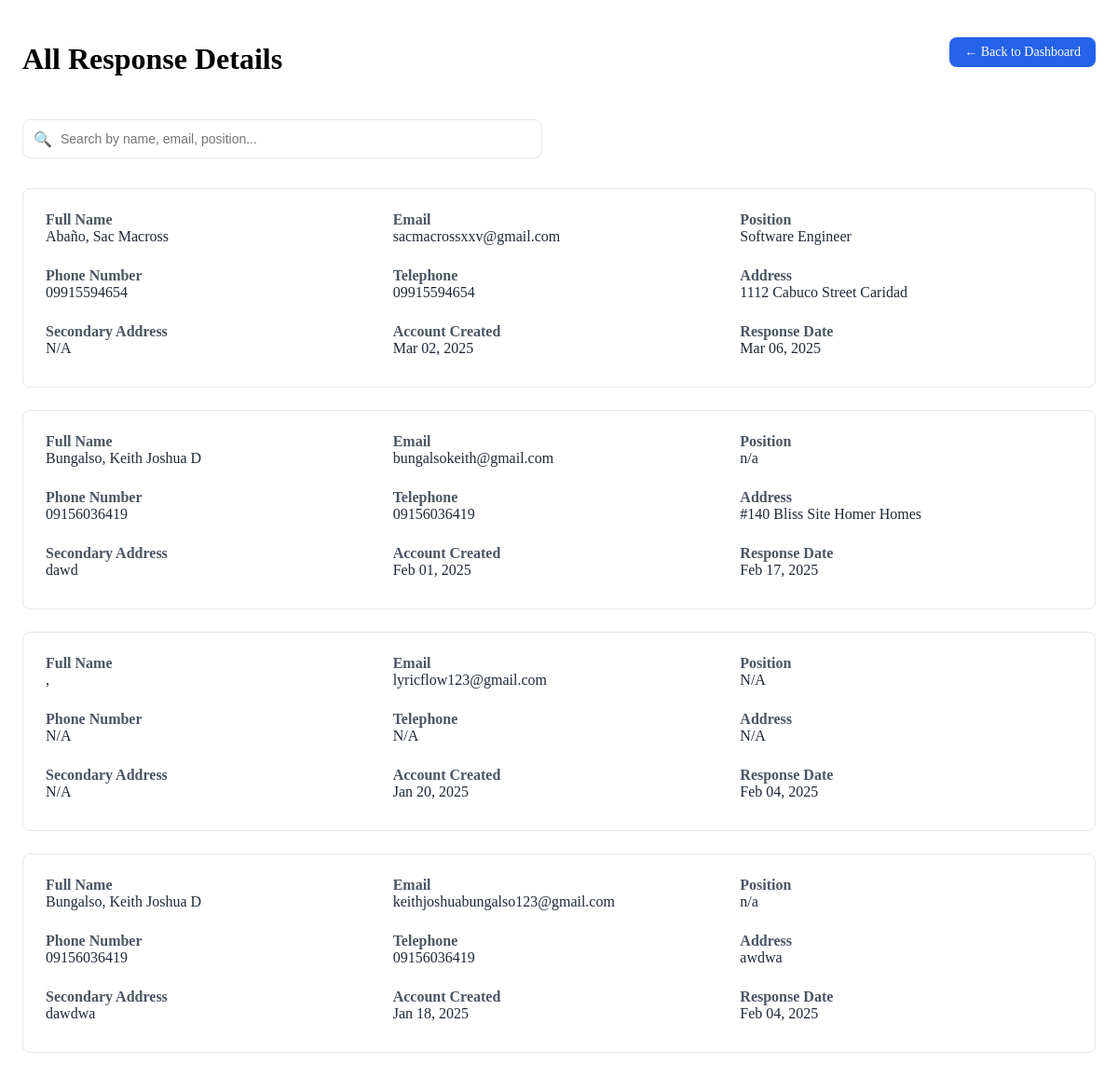
The page /admin/alumni-tracer/all-response.php on the database as committed earlier.
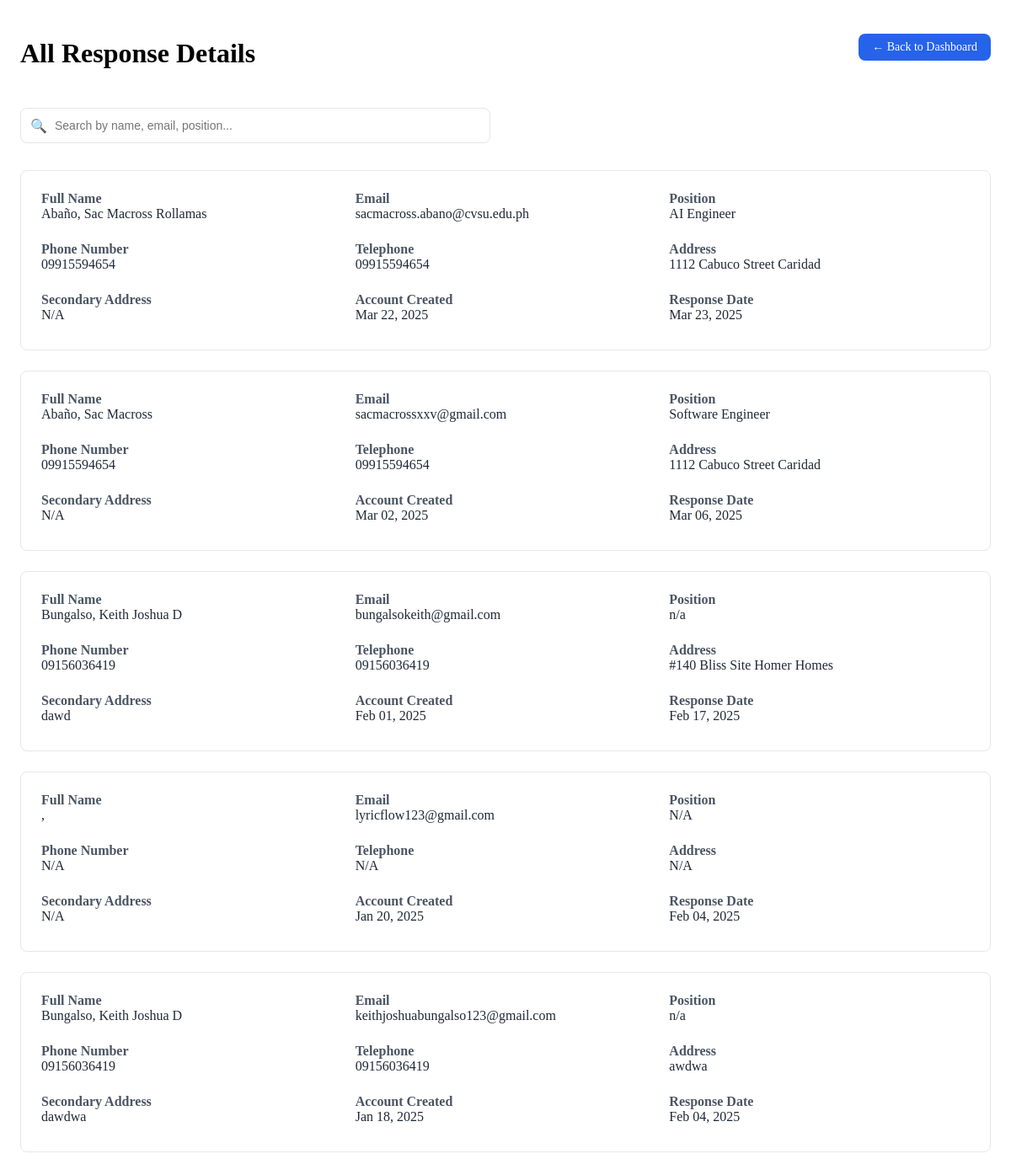
The same page on the database as committed later.
### tables this page shows
CREATE TABLE `personal_info` (
  `id` int(11) NOT NULL,
  `user_id` int(11) NOT NULL,
  `civil_status` varchar(20) DEFAULT NULL,
  `sex` varchar(10) DEFAULT NULL,
  `birthday` date DEFAULT NULL,
  `course` varchar(100) DEFAULT NULL,
  `campus` varchar(100) DEFAULT NULL,
  `residence` varchar(100) DEFAULT NULL,
  `created_at` timestamp NOT NULL DEFAULT current_timestamp()
);

CREATE TABLE `user` (
  `id` int(11) NOT NULL,
  `user_id` int(11) NOT NULL,
  `alumni_id_card_no` varchar(50) DEFAULT NULL,
  `first_name` varchar(100) DEFAULT NULL,
  `last_name` varchar(100) DEFAULT NULL,
  `middle_name` varchar(100) DEFAULT NULL,
  `position` varchar(100) DEFAULT NULL,
  `address` text DEFAULT NULL,
  `telephone` varchar(20) DEFAULT NULL,
  `phone_number` varchar(20) DEFAULT NULL,
  `second_address` text DEFAULT NULL,
  `accompanying_persons` text DEFAULT NULL,
  `user_status` varchar(50) DEFAULT NULL,
  `verified` tinyint(1) DEFAULT 0
);

CREATE TABLE `users` (
  `id` int(11) NOT NULL,
  `username` varchar(50) NOT NULL,
  `email` varchar(100) NOT NULL,
  `password` varchar(255) NOT NULL,
  `created_at` timestamp NOT NULL DEFAULT current_timestamp(),
  `first_login` tinyint(1) DEFAULT 1,
  `session_token` varchar(255) DEFAULT NULL,
  `two_factor_auth` tinyint(1) DEFAULT 0
);

### admin/alumni-tracer/all-response.php (the view, shortened to what this page needs)
<?php
require_once 'main_db.php';
$userQuery = "SELECT
    pi.*,
    u.first_name,
    u.last_name,
    u.middle_name,
    u.position,
    u.address as user_address,
    u.telephone as user_telephone,
    u.phone_number,
    u.second_address,
    u.user_status,
    u.verified,
    us.email,
    us.username,
    us.created_at as account_created,
    pi.created_at as response_date
FROM personal_info pi
LEFT JOIN users us ON pi.user_id = us.id
LEFT JOIN user u ON us.id = u.user_id
ORDER BY pi.created_at DESC";
$userResult = $mysqli->query($userQuery);
$userDetails = [];
while($row = $userResult->fetch_assoc()) {
    $userDetails[] = $row;
}
?>
<!DOCTYPE html>
<html lang="en">
<head>
</head>
<body>
    <div class="container">
        <div class="section-header">
            <h1>All Response Details</h1>
            <a href="?section=Alumni-tracker" class="back-btn">← Back to Dashboard</a>
        </div>
        <div class="search-container">
            <div class="search-bar">
                <span class="search-icon">🔍</span>
                <input type="text" id="searchInput" class="search-input" placeholder="Search by name, email, position...">
            </div>
        </div>
        <div id="detailsContainer">
            <?php foreach($userDetails as $user): ?>
                <div class="detail-card" data-searchable>
                    <div class="detail-grid">
                        <div class="detail-item">
                            <div class="detail-label">Full Name</div>
                            <div class="detail-value">
                                <?php
                                    $fullName = trim(($user['last_name'] ?? '') . ', ' .
                                        ($user['first_name'] ?? '') . ' ' .
                                        ($user['middle_name'] ?? ''));
                                    echo htmlspecialchars($fullName ?: 'N/A');
                                ?>
                            </div>
                        </div>
                        <div class="detail-item">
                            <div class="detail-label">Email</div>
                            <div class="detail-value"><?php echo htmlspecialchars($user['email'] ?? 'N/A'); ?></div>
                        </div>
                        <div class="detail-item">
                            <div class="detail-label">Position</div>
                            <div class="detail-value"><?php echo htmlspecialchars($user['position'] ?? 'N/A'); ?></div>
                        </div>
                        <div class="detail-item">
                            <div class="detail-label">Phone Number</div>
                            <div class="detail-value"><?php echo htmlspecialchars($user['phone_number'] ?? 'N/A'); ?></div>
                        </div>
                        <div class="detail-item">
                            <div class="detail-label">Telephone</div>
                            <div class="detail-value"><?php echo htmlspecialchars($user['user_telephone'] ?? 'N/A'); ?></div>
                        </div>
                        <div class="detail-item">
                            <div class="detail-label">Address</div>
                            <div class="detail-value"><?php echo htmlspecialchars($user['user_address'] ?? 'N/A'); ?></div>
                        </div>
                        <div class="detail-item">
                            <div class="detail-label">Secondary Address</div>
                            <div class="detail-value"><?php echo htmlspecialchars($user['second_address'] ?? 'N/A'); ?></div>
                        </div>
                        <div class="detail-item">
                            <div class="detail-label">Account Created</div>
                            <div class="detail-value">
                                <?php echo $user['account_created'] ? date('M d, Y', strtotime($user['account_created'])) : 'N/A'; ?>
                            </div>
                        </div>
                        <div class="detail-item">
                            <div class="detail-label">Response Date</div>
                            <div class="detail-value">
                                <?php echo $user['response_date'] ? date('M d, Y', strtotime($user['response_date'])) : 'N/A'; ?>
                            </div>
                        </div>
                    </div>
                </div>
            <?php endforeach; ?>
        </div>
    </div>
</body>
</html>

Rows that differ between the two databases and show on the page:
added personal_info: user.last_name+first_name+middle_name "Abaño, Sac Macross Rollamas", user.email "sacmacross.abano@cvsu.edu.ph", user.position "AI Engineer", user.phone_number "09915594654", user.telephone "09915594654", user.address "1112 Cabuco Street Caridad", user.second_address "N/A", user.created_at "Mar 22, 2025", created_at "Mar 23, 2025"
